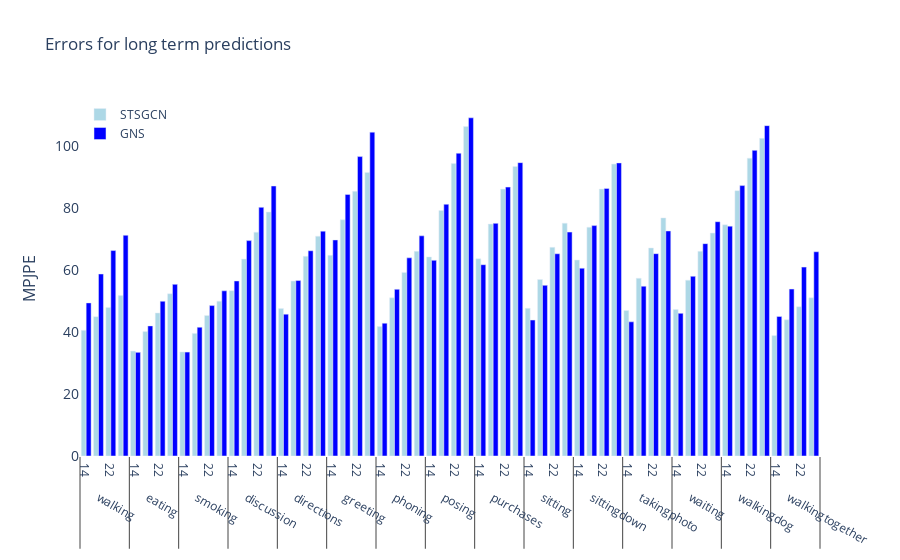
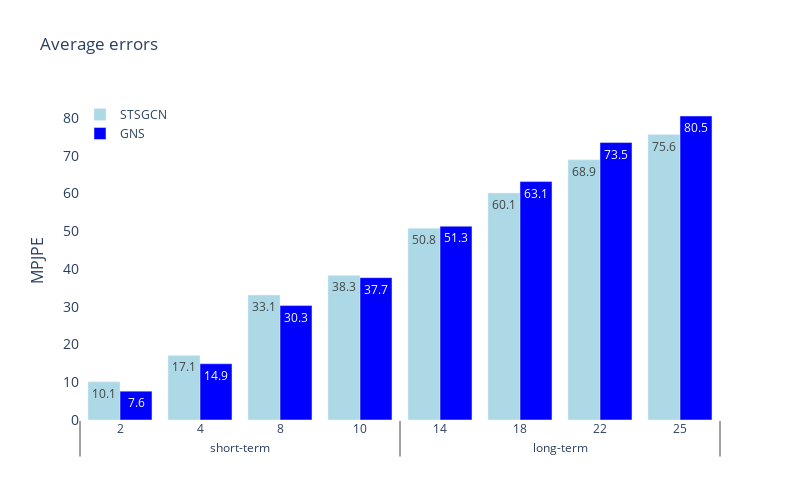

Here is the notebook cell these charts were saved with, in order:
### Code cell
fig = go.Figure()

fig.add_trace(go.Bar(x=[x_label_actions, x_label_lookahead], 
                     y=galasso_errors_long_term,
                    name='STSGCN',
                    marker_color=color_a
                    ))

fig.add_trace(go.Bar(x=[x_label_actions, x_label_lookahead], 
                     y=mymodel10_errors_long_term,
                    name='GNS',
                    marker_color=color_b
                    ))


fig.update_layout(
    title='Errors for long term predictions',
    xaxis_tickfont_size=12,
    yaxis=dict(
        title='MPJPE',
        titlefont_size=16,
        tickfont_size=14,
    ),
    legend=dict(
        x=0,
        y=1.0,
        bgcolor='rgba(255, 255, 255, 0)',
        bordercolor='rgba(255, 255, 255, 0)'
    ),
    plot_bgcolor='rgba(0,0,0,0)',
    barmode='group',
    bargap=0.2, # gap between bars of adjacent location coordinates.
    bargroupgap=0.0 # gap between bars of the same location coordinate.
)
fig.show()



all_lookahead =  [2,4,8,10,14,18,22,25]
galasso_errors_short_term_average.extend(galasso_errors_long_term_average)
mymodel10_errors_short_term_average.extend(mymodel10_errors_long_term_average)


fig = go.Figure()

fig.add_trace(go.Bar(x=[['short-term']*4 + ['long-term']*4, [str(i) for i in all_lookahead]], 
                     y=galasso_errors_short_term_average,
                    name='STSGCN',
                    marker_color=color_a,
                     text=galasso_errors_short_term_average
                    ))

fig.add_trace(go.Bar(x=[['short-term']*4 + ['long-term']*4, [str(i) for i in all_lookahead]], 
                     y=mymodel10_errors_short_term_average,
                    name='GNS',
                    marker_color=color_b,
                      text=[round(i,1) for i in mymodel10_errors_short_term_average]
                    ))
fig.update_layout(
    title='Average errors',
    xaxis_tickfont_size=12,
    yaxis=dict(
        title='MPJPE',
        titlefont_size=16,
        tickfont_size=14,
    ),
    legend=dict(
        x=0,
        y=1.0,
        bgcolor='rgba(255, 255, 255, 0)',
        bordercolor='rgba(255, 255, 255, 0)'
    ),
    plot_bgcolor='rgba(0,0,0,0)',
    autosize=False,
    width=800,
    height=500,
    
    barmode='group',
    bargap=0.2, # gap between bars of adjacent location coordinates.
    bargroupgap=0.0 # gap between bars of the same location coordinate.
)
fig.show()

### Figure 1 — Plotly figure (JSON) as saved in the notebook; plotly's stock layout.template omitted (floating-point values rounded to 4 significant figures)
{"data": [{"marker": {"color": "lightblue"}, "name": "STSGCN", "type": "bar", "x": [["walking", "walking", "walking", "walking", "eating", "eating", "eating", "eating", "smoking", "smoking", "smoking", "smoking", "discussion", "discussion", "discussion", "discussion", "directions", "directions", "directions", "directions", "greeting", "greeting", "greeting", "greeting", "phoning", "phoning", "phoning", "phoning", "posing", "posing", "posing", "posing", "purchases", "purchases", "purchases", "purchases", "sitting", "sitting", "sitting", "sitting", "sittingdown", "sittingdown", "sittingdown", "sittingdown", "takingphoto", "takingphoto", "takingphoto", "takingphoto", "waiting", "waiting", "waiting", "waiting", "walkingdog", "walkingdog", "walkingdog", "walkingdog", "walkingtogether", "walkingtogether", "walkingtogether", "walkingtogether"], [14, 18, 22, 25, 14, 18, 22, 25, 14, 18, 22, 25, 14, 18, 22, 25, 14, 18, 22, 25, 14, 18, 22, 25, 14, 18, 22, 25, 14, 18, 22, 25, 14, 18, 22, 25, 14, 18, 22, 25, 14, 18, 22, 25, 14, 18, 22, 25, 14, 18, 22, 25, 14, 18, 22, 25, 14, 18, 22, 25]], "y": [40.6, 45, 48, 51.8, 33.9, 40.2, 46.2, 52.4, 33.6, 39.6, 45.4, 50, 53.4, 63.6, 72.3, 78.8, 47.6, 56.5, 64.5, 71, 64.8, 76.3, 85.5, 91.6, 41.8, 51.1, 59.3, 66.1, 64.3, 79.3, 94.5, 106.4, 63.7, 74.9, 86.2, 93.5, 47.7, 57, 67.4, 75.2, 63.3, 73.9, 86.2, 94.3, 47, 57.4, 67.2, 76.9, 47.3, 56.8, 66.1, 72, 74.7, 85.7, 96.2, 102.6, 38.9, 44, 48.2, 51.1, 50.8, 60.1, 68.9, 75.6]}, {"marker": {"color": "blue"}, "name": "GNS", "type": "bar", "x": [["walking", "walking", "walking", "walking", "eating", "eating", "eating", "eating", "smoking", "smoking", "smoking", "smoking", "discussion", "discussion", "discussion", "discussion", "directions", "directions", "directions", "directions", "greeting", "greeting", "greeting", "greeting", "phoning", "phoning", "phoning", "phoning", "posing", "posing", "posing", "posing", "purchases", "purchases", "purchases", "purchases", "sitting", "sitting", "sitting", "sitting", "sittingdown", "sittingdown", "sittingdown", "sittingdown", "takingphoto", "takingphoto", "takingphoto", "takingphoto", "waiting", "waiting", "waiting", "waiting", "walkingdog", "walkingdog", "walkingdog", "walkingdog", "walkingtogether", "walkingtogether", "walkingtogether", "walkingtogether"], [14, 18, 22, 25, 14, 18, 22, 25, 14, 18, 22, 25, 14, 18, 22, 25, 14, 18, 22, 25, 14, 18, 22, 25, 14, 18, 22, 25, 14, 18, 22, 25, 14, 18, 22, 25, 14, 18, 22, 25, 14, 18, 22, 25, 14, 18, 22, 25, 14, 18, 22, 25, 14, 18, 22, 25, 14, 18, 22, 25]], "y": [49.45, 58.78, 66.36, 71.28, 33.49, 42.02, 49.97, 55.44, 33.57, 41.59, 48.58, 53.35, 56.54, 69.57, 80.31, 87.2, 45.81, 56.67, 66.29, 72.63, 69.78, 84.49, 96.71, 104.6, 42.89, 53.84, 64.0, 71.11, 63.21, 81.3, 97.79, 109.2, 61.79, 75.14, 86.85, 94.75, 43.91, 55.12, 65.32, 72.32, 60.66, 74.42, 86.43, 94.66, 43.34, 54.84, 65.35, 72.68, 46.07, 58.05, 68.58, 75.67, 74.24, 87.34, 98.72, 106.7, 45.08, 53.91, 61.01, 65.97]}], "layout": {"autosize": true, "bargap": 0.2, "bargroupgap": 0, "barmode": "group", "legend": {"bgcolor": "rgba(255, 255, 255, 0)", "bordercolor": "rgba(255, 255, 255, 0)", "x": 0, "y": 1}, "plot_bgcolor": "rgba(0, 0, 0, 0)", "title": {"text": "Errors for long term predictions"}, "xaxis": {"autorange": true, "range": [-0.5, 59.5], "tickfont": {"size": 12}, "type": "multicategory"}, "yaxis": {"autorange": true, "range": [0, 115.0], "tickfont": {"size": 14}, "title": {"font": {"size": 16}, "text": "MPJPE"}, "type": "linear"}}}

### Figure 2 — Plotly figure (JSON) as saved in the notebook; plotly's stock layout.template omitted (floating-point values rounded to 4 significant figures)
{"data": [{"marker": {"color": "lightblue"}, "name": "STSGCN", "text": ["10.1", "17.1", "33.1", "38.3", "50.8", "60.1", "68.9", "75.6"], "type": "bar", "x": [["short-term", "short-term", "short-term", "short-term", "long-term", "long-term", "long-term", "long-term"], ["2", "4", "8", "10", "14", "18", "22", "25"]], "y": [10.1, 17.1, 33.1, 38.3, 50.8, 60.1, 68.9, 75.6]}, {"marker": {"color": "blue"}, "name": "GNS", "text": ["7.6", "14.9", "30.3", "37.7", "51.3", "63.1", "73.5", "80.5"], "type": "bar", "x": [["short-term", "short-term", "short-term", "short-term", "long-term", "long-term", "long-term", "long-term"], ["2", "4", "8", "10", "14", "18", "22", "25"]], "y": [7.633, 14.9, 30.31, 37.7, 51.32, 63.14, 73.48, 80.51]}], "layout": {"autosize": false, "bargap": 0.2, "bargroupgap": 0, "barmode": "group", "height": 500, "legend": {"bgcolor": "rgba(255, 255, 255, 0)", "bordercolor": "rgba(255, 255, 255, 0)", "x": 0, "y": 1}, "plot_bgcolor": "rgba(0, 0, 0, 0)", "title": {"text": "Average errors"}, "width": 800, "xaxis": {"autorange": true, "range": [-0.5, 7.5], "tickfont": {"size": 12}, "type": "multicategory"}, "yaxis": {"autorange": true, "range": [0, 84.74], "tickfont": {"size": 14}, "title": {"font": {"size": 16}, "text": "MPJPE"}, "type": "linear"}}}
